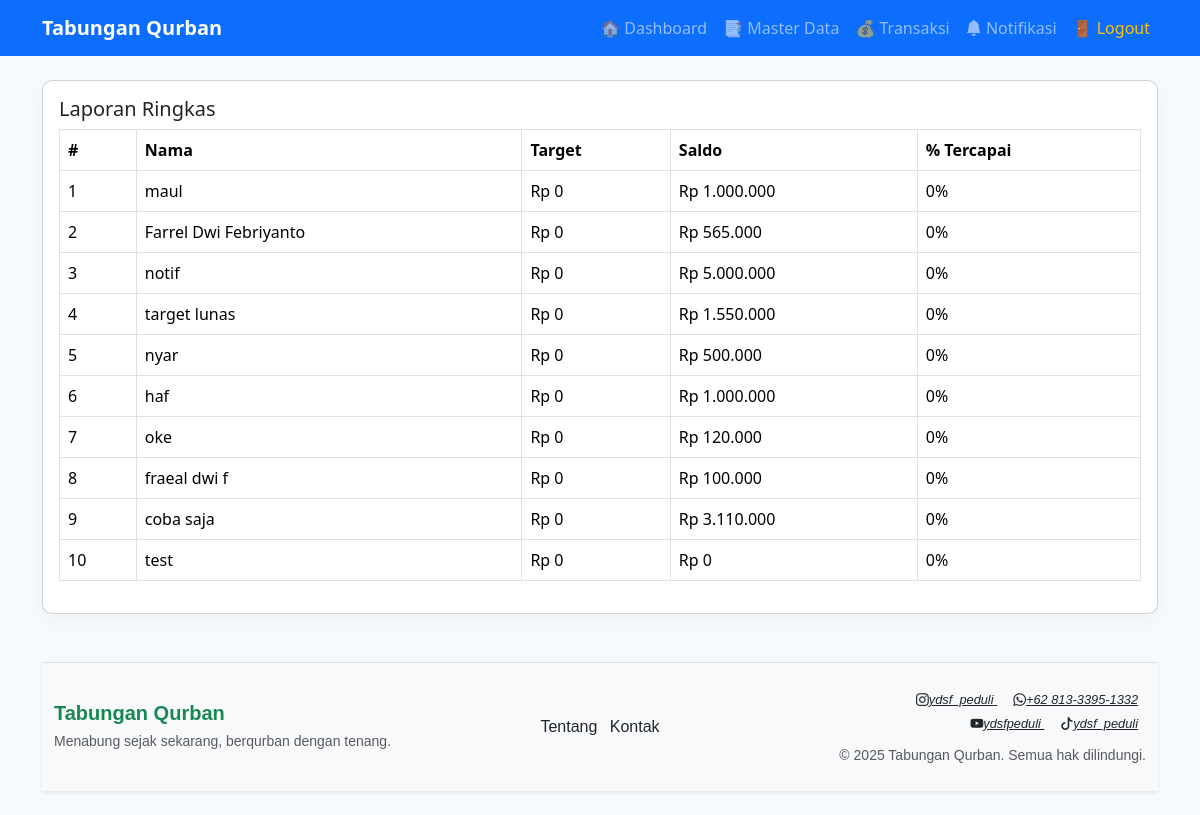
Page /pages/reports.php (signed in) on the committed database.
### tables this page shows
CREATE TABLE `savers` (
  `id` int(11) NOT NULL,
  `nama` varchar(200) NOT NULL,
  `username` varchar(50) DEFAULT NULL,
  `password` varchar(255) DEFAULT NULL,
  `animal_id` int(11) DEFAULT NULL,
  `nik` varchar(50) DEFAULT NULL,
  `alamat` text DEFAULT NULL,
  `telp` varchar(50) DEFAULT NULL,
  `target_qurban` decimal(12,2) DEFAULT 0.00,
  `created_at` timestamp NOT NULL DEFAULT current_timestamp(),
  `target_nominal` int(11) DEFAULT 0,
  `tanggal_lunas` date DEFAULT NULL
);

### inc/functions.php (called while the page is built, shortened)
<?php
require_once __DIR__ . '/db.php';
function get_all_savers() {
    global $pdo;
    $stmt = $pdo->query("SELECT * FROM savers ORDER BY created_at DESC");
    return $stmt->fetchAll();
}
function get_balance($saver_id) {
    global $pdo;
    $stmt = $pdo->prepare("
        SELECT
          (SELECT IFNULL(SUM(amount),0) FROM transactions WHERE saver_id = ? AND jenis='setor') -
          (SELECT IFNULL(SUM(amount),0) FROM transactions WHERE saver_id = ? AND jenis='tarik') AS balance
    ");
    $stmt->execute([$saver_id, $saver_id]);
    $row = $stmt->fetch();
    return $row ? $row['balance'] : 0;
}

### pages/reports.php (the view, shortened to what this page needs)
<?php
require_once __DIR__ . '/../inc/functions.php';
include __DIR__ . '/../inc/header.php';
$savers = get_all_savers();
?>
<div class="card p-3">
  <h5>Laporan Ringkas</h5>
  <table class="table table-bordered">
    <thead><tr><th>#</th><th>Nama</th><th>Target</th><th>Saldo</th><th>% Tercapai</th></tr></thead>
    <tbody>
      <?php foreach ($savers as $i => $s):
        $saldo = get_balance($s['id']);
        $target = (float)$s['target_qurban'];
        $percent = $target>0 ? round($saldo / $target * 100,2) : 0;
      ?>
        <tr>
          <td><?= $i+1 ?></td>
          <td><?= htmlspecialchars($s['nama']) ?></td>
          <td>Rp <?= number_format($target,0,',','.') ?></td>
          <td>Rp <?= number_format($saldo,0,',','.') ?></td>
          <td><?= $percent ?>%</td>
        </tr>
      <?php endforeach; ?>
    </tbody>
  </table>
</div>
<?php include __DIR__ . '/../inc/footer.php'; ?>

### assets/css/style.css (style rules this page uses)
body { background: #f7fafc; font-family: system-ui, -apple-system, "Segoe UI", Roboto, "Helvetica Neue", Arial; }
.card { border-radius: 10px; box-shadow: 0 6px 18px rgba(0,0,0,0.04); }

### rows in the picture
savers: nama "maul", target_qurban "0", saldo "1.000.000"
savers: nama "Farrel Dwi Febriyanto", target_qurban "0", saldo "565.000"
savers: nama "notif", target_qurban "0", saldo "5.000.000"
savers: nama "target lunas", target_qurban "0", saldo "1.550.000"
savers: nama "nyar", target_qurban "0", saldo "500.000"
savers: nama "haf", target_qurban "0", saldo "1.000.000"
savers: nama "oke", target_qurban "0", saldo "120.000"
savers: nama "fraeal dwi f", target_qurban "0", saldo "100.000"
savers: nama "coba saja", target_qurban "0", saldo "3.110.000"
savers: nama "test", target_qurban "0", saldo "0"
